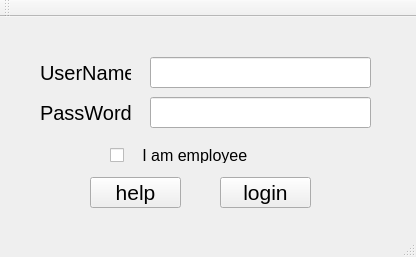
<?xml version="1.0" encoding="UTF-8"?>
<ui version="4.0">
 <class>MainWindow</class>
 <widget class="QMainWindow" name="MainWindow">
  <property name="geometry">
   <rect>
    <x>0</x>
    <y>0</y>
    <width>416</width>
    <height>257</height>
   </rect>
  </property>
  <property name="font">
   <font>
    <pointsize>12</pointsize>
   </font>
  </property>
  <property name="windowTitle">
   <string>MainWindow</string>
  </property>
  <widget class="QWidget" name="centralWidget">
   <widget class="QLineEdit" name="lineEdit">
    <property name="geometry">
     <rect>
      <x>150</x>
      <y>40</y>
      <width>221</width>
      <height>31</height>
     </rect>
    </property>
    <property name="font">
     <font>
      <pointsize>16</pointsize>
     </font>
    </property>
   </widget>
   <widget class="QLineEdit" name="lineEdit_2">
    <property name="geometry">
     <rect>
      <x>150</x>
      <y>80</y>
      <width>221</width>
      <height>31</height>
     </rect>
    </property>
    <property name="font">
     <font>
      <pointsize>16</pointsize>
     </font>
    </property>
   </widget>
   <widget class="QLabel" name="label">
    <property name="geometry">
     <rect>
      <x>40</x>
      <y>40</y>
      <width>91</width>
      <height>31</height>
     </rect>
    </property>
    <property name="font">
     <font>
      <pointsize>15</pointsize>
     </font>
    </property>
    <property name="text">
     <string>UserName</string>
    </property>
   </widget>
   <widget class="QLabel" name="label_2">
    <property name="geometry">
     <rect>
      <x>40</x>
      <y>80</y>
      <width>91</width>
      <height>31</height>
     </rect>
    </property>
    <property name="font">
     <font>
      <pointsize>15</pointsize>
     </font>
    </property>
    <property name="text">
     <string>PassWord</string>
    </property>
   </widget>
   <widget class="QPushButton" name="pushButton">
    <property name="geometry">
     <rect>
      <x>220</x>
      <y>160</y>
      <width>91</width>
      <height>31</height>
     </rect>
    </property>
    <property name="font">
     <font>
      <pointsize>16</pointsize>
     </font>
    </property>
    <property name="text">
     <string>login</string>
    </property>
   </widget>
   <widget class="QPushButton" name="pushButton_2">
    <property name="geometry">
     <rect>
      <x>90</x>
      <y>160</y>
      <width>91</width>
      <height>31</height>
     </rect>
    </property>
    <property name="font">
     <font>
      <pointsize>16</pointsize>
     </font>
    </property>
    <property name="text">
     <string>help</string>
    </property>
   </widget>
   <widget class="QCheckBox" name="checkBox">
    <property name="geometry">
     <rect>
      <x>110</x>
      <y>130</y>
      <width>161</width>
      <height>16</height>
     </rect>
    </property>
    <property name="text">
     <string>   I am employee</string>
    </property>
   </widget>
  </widget>
  <widget class="QMenuBar" name="menuBar">
   <property name="geometry">
    <rect>
     <x>0</x>
     <y>0</y>
     <width>416</width>
     <height>27</height>
    </rect>
   </property>
  </widget>
  <widget class="QToolBar" name="mainToolBar">
   <attribute name="toolBarArea">
    <enum>TopToolBarArea</enum>
   </attribute>
   <attribute name="toolBarBreak">
    <bool>false</bool>
   </attribute>
  </widget>
  <widget class="QStatusBar" name="statusBar"/>
 </widget>
 <layoutdefault spacing="6" margin="11"/>
 <resources/>
 <connections/>
</ui>
